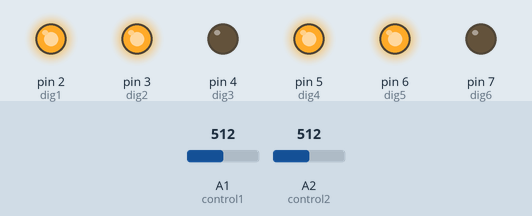
Bench run of a sketch on a simulated Arduino Uno, built with avr-gcc and run on an emulated ATmega328P. On the bench: output pins drawn as LEDs (lit = HIGH). The test bench sets the inputs (shaded band); at power-on: A1 (control1) = 512, A2 (control2) = 512.

Above: at 1.2 s.
1.3 s: A1 (control1) set to 520
At 2.4 s:
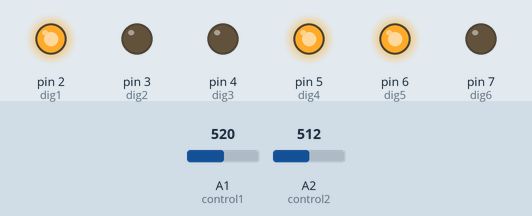
2.8 s: A2 (control2) set to 527
At 3.5 s:
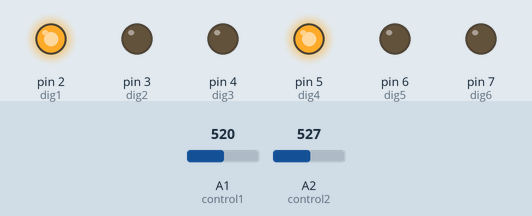
4.3 s: A1 (control1) set to 511
At 4.7 s:
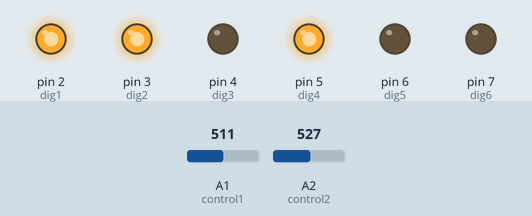
5.8 s: A2 (control2) set to 751
7.3 s: A2 (control2) set to 785
At 8.2 s:
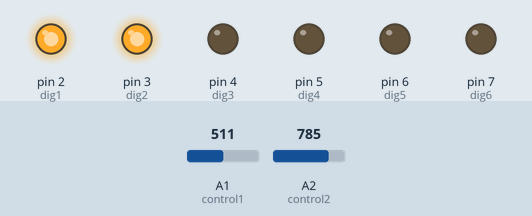
8.8 s: A1 (control1) set to 716
At 9.3 s:
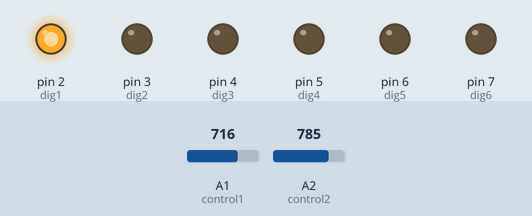
Timing chart, 0 to 11.3 s (numbered marks = the images above; inputs shaded):
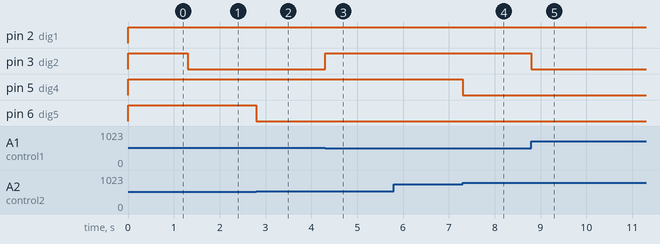

The sketch:

arduino_controller.ino
```cpp
#include <Wire.h>
#include <ArduinoJson.h>

const int control1 = A1;
const int control2 = A2;
const int control3 = A3;
const int dig1 = 2;
const int dig2 = 3;
const int dig3 = 4;
const int dig4 = 5;
const int dig5 = 6;
const int dig6 = 7;
const int thres1 = 256;
const int thres2 = 512;
const int thres3 = 768;
const int thres4 = 1024;
const bool pushButton = true;
const int pushButtonPin = 11;
int controlOut(int controlpin, int control);
void setup() {
  // put your setup code for core 0 here, to run once:
  Wire.begin(8);                // join i2c bus with address #8
 Wire.onRequest(requestEvent); // register event
  pinMode(pushButtonPin, INPUT);
  pinMode(control1, INPUT);
  pinMode(control2, INPUT);
  pinMode(control3, INPUT);
  pinMode(dig1, OUTPUT);
  pinMode(dig2, OUTPUT);
  pinMode(dig3, OUTPUT);
  pinMode(dig4, OUTPUT);
  pinMode(dig5, OUTPUT);
  pinMode(dig6, OUTPUT);
  digitalWrite(SS, HIGH);
  Serial.begin(9600);
}

void requestEvent()
{
  int pushing = digitalRead(pushButtonPin);
  if (pushing){
  String number1 = getnum(control1,1);
  String number2 = getnum(control2,2);
  String totalnum = number1 + "|" + number2;
  Wire.write(totalnum.c_str());
  Serial.println(totalnum);
  }
}

String getnum(int controlpin, int num) {
  String number1 = "";
  int a = controlOut(controlpin, num);
  if (a < 10){
    number1 = "000" + String(a);
  } else if (a < 100) {
    number1 = "00" + String(a);
  } else if (a < 1000) {
    number1 = "0" +  String(a);
  } else {
    number1 = String(a);
   }
   return number1;
}

void loop() {
  // put your main code for core 0 here, to run repeatedly:
  int a = controlOut(control1, 1);
  if (a < thres1) {
    digitalWrite(dig1,LOW); digitalWrite(dig2,LOW);  digitalWrite(dig3,LOW);
  } else if (a < thres2) {
    digitalWrite(dig1,HIGH); digitalWrite(dig2,LOW);  digitalWrite(dig3,LOW);
  }else if (a < thres3) {
    digitalWrite(dig1,HIGH); digitalWrite(dig2,HIGH);  digitalWrite(dig3,LOW);
  }else {
    digitalWrite(dig1,HIGH); digitalWrite(dig2,HIGH);  digitalWrite(dig3,HIGH);
  }
  int b = controlOut(control2, 2);
  if (b < thres1) {

    digitalWrite(dig4,LOW); digitalWrite(dig5,LOW);  digitalWrite(dig6,LOW);
  } else if (b < thres2) {
    digitalWrite(dig4,HIGH); digitalWrite(dig5,LOW);  digitalWrite(dig6,LOW);
  }else if (b < thres3) {
    digitalWrite(dig4,HIGH); digitalWrite(dig5,HIGH);  digitalWrite(dig6,LOW);
  }else {
    digitalWrite(dig4,HIGH); digitalWrite(dig5,HIGH);  digitalWrite(dig6,HIGH);
  }
//  Serial.println(a);
//  Serial.println(b);

//  if (!pushing){
//    Serial.println("\"{\"energy1\":"+ String(a) + "}\"");
//  }

}

int controlOut(int controlpin, int control){
  int a = analogRead(controlpin);
//  Serial.print("Control Pin " + String(control) + " :");
//  Serial.println(a);
  a = 1024 - a;
  return a;
 }
```

Measured:
- the behaviour switches between 512 and 513 on A1 (control1) (found by bisection; images 0 and 1)
- the behaviour switches between 512 and 513 on A2 (control2) (found by bisection; images 1 and 2)
- the behaviour switches between 768 and 769 on A2 (control2) (found by bisection; images 3 and 4)
- after the input at 1.3 s, pin 3 (dig2): HIGH → LOW at once
- after the input at 2.8 s, pin 6 (dig5): HIGH → LOW at once
- after the input at 4.3 s, pin 3 (dig2): LOW → HIGH at once
- after the input at 5.8 s, every drawn part: stays the same
- after the input at 7.3 s, pin 5 (dig4): HIGH → LOW at once
- after the input at 8.8 s, pin 3 (dig2): HIGH → LOW at once
